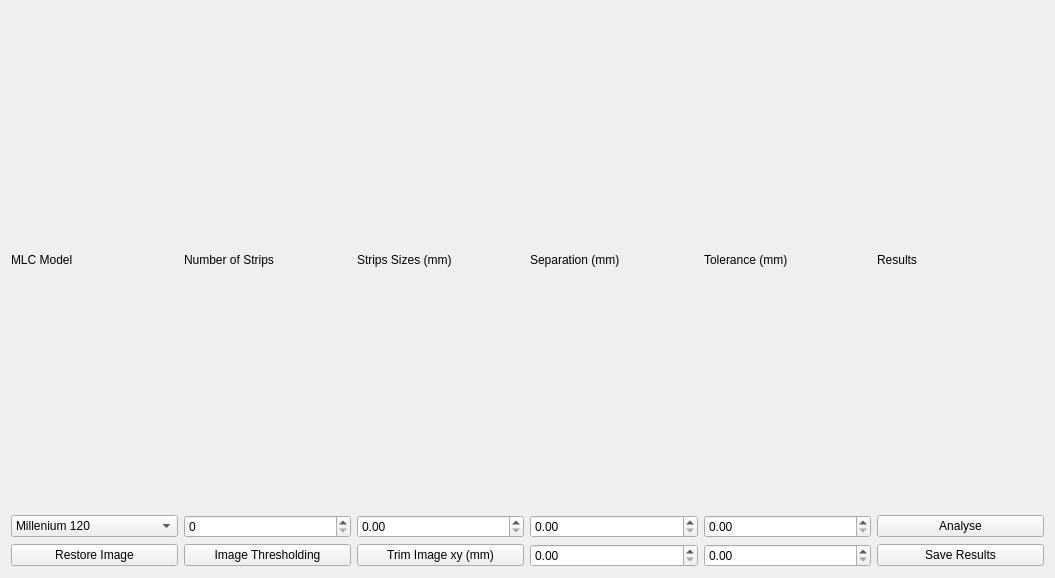
<?xml version="1.0" encoding="UTF-8"?>
<ui version="4.0">
    <class>DoseComp</class>
    <widget class="QWidget" name="DoseComp">
        <property name="geometry">
            <rect>
                <x>0</x>
                <y>0</y>
                <width>1055</width>
                <height>578</height>
            </rect>
        </property>
        <property name="windowTitle">
            <string>Picket Fence Analysis</string>
        </property>
        <layout class="QVBoxLayout" name="verticalLayout">
            <item>
                <layout class="QVBoxLayout" name="vert_layout">
                    <item>
                        <layout class="QGridLayout" name="gridLayout">
                            <item row="0" column="1">
                                <widget class="QLabel" name="label_2">
                                    <property name="text">
                                        <string>Number of Strips</string>
                                    </property>
                                </widget>
                            </item>
                            <item row="0" column="2">
                                <widget class="QLabel" name="label_3">
                                    <property name="text">
                                        <string>Strips Sizes (mm)</string>
                                    </property>
                                </widget>
                            </item>
                            <item row="0" column="0">
                                <widget class="QLabel" name="label">
                                    <property name="text">
                                        <string>MLC Model</string>
                                    </property>
                                </widget>
                            </item>
                            <item row="2" column="2">
                                <widget class="QDoubleSpinBox" name="strsize_spinBox"/>
                            </item>
                            <item row="2" column="3">
                                <widget class="QDoubleSpinBox" name="separation_spinBox"/>
                            </item>
                            <item row="0" column="4">
                                <widget class="QLabel" name="label_5">
                                    <property name="text">
                                        <string>Tolerance (mm)</string>
                                    </property>
                                </widget>
                            </item>
                            <item row="2" column="1">
                                <widget class="QSpinBox" name="nstrips_spinBox"/>
                            </item>
                            <item row="0" column="3">
                                <widget class="QLabel" name="label_4">
                                    <property name="text">
                                        <string>Separation (mm)</string>
                                    </property>
                                </widget>
                            </item>
                            <item row="2" column="0">
                                <widget class="QComboBox" name="comboBox">
                                    <item>
                                        <property name="text">
                                            <string>Millenium 120</string>
                                        </property>
                                    </item>
                                    <item>
                                        <property name="text">
                                            <string>HD 120</string>
                                        </property>
                                    </item>
                                    <item>
                                        <property name="text">
                                            <string>MLCi</string>
                                        </property>
                                    </item>
                                    <item>
                                        <property name="text">
                                            <string>Beam Modulator mMLC</string>
                                        </property>
                                    </item>
                                </widget>
                            </item>
                            <item row="2" column="4">
                                <widget class="QDoubleSpinBox" name="tolerance_SpinBox"/>
                            </item>
                            <item row="2" column="5">
                                <widget class="QPushButton" name="analyse_button">
                                    <property name="text">
                                        <string>Analyse</string>
                                    </property>
                                </widget>
                            </item>
                            <item row="0" column="5">
                                <widget class="QLabel" name="label_6">
                                    <property name="text">
                                        <string>Results</string>
                                    </property>
                                </widget>
                            </item>
                            <item row="3" column="5">
                                <widget class="QPushButton" name="save_results_button">
                                    <property name="text">
                                        <string>Save Results</string>
                                    </property>
                                </widget>
                            </item>
                            <item row="3" column="3">
                                <widget class="QDoubleSpinBox" name="trim_x_spin"/>
                            </item>
                            <item row="3" column="4">
                                <widget class="QDoubleSpinBox" name="trim_y_spin"/>
                            </item>
                            <item row="3" column="0">
                                <widget class="QPushButton" name="restore_button">
                                    <property name="text">
                                        <string>Restore Image</string>
                                    </property>
                                </widget>
                            </item>
                            <item row="3" column="2">
                                <widget class="QPushButton" name="trim_button">
                                    <property name="text">
                                        <string>Trim Image xy (mm)</string>
                                    </property>
                                </widget>
                            </item>
                            <item row="3" column="1">
                                <widget class="QPushButton" name="thresh_button">
                                    <property name="text">
                                        <string>Image Thresholding</string>
                                    </property>
                                </widget>
                            </item>
                        </layout>
                    </item>
                </layout>
            </item>
        </layout>
    </widget>
    <resources/>
    <connections/>
</ui>
